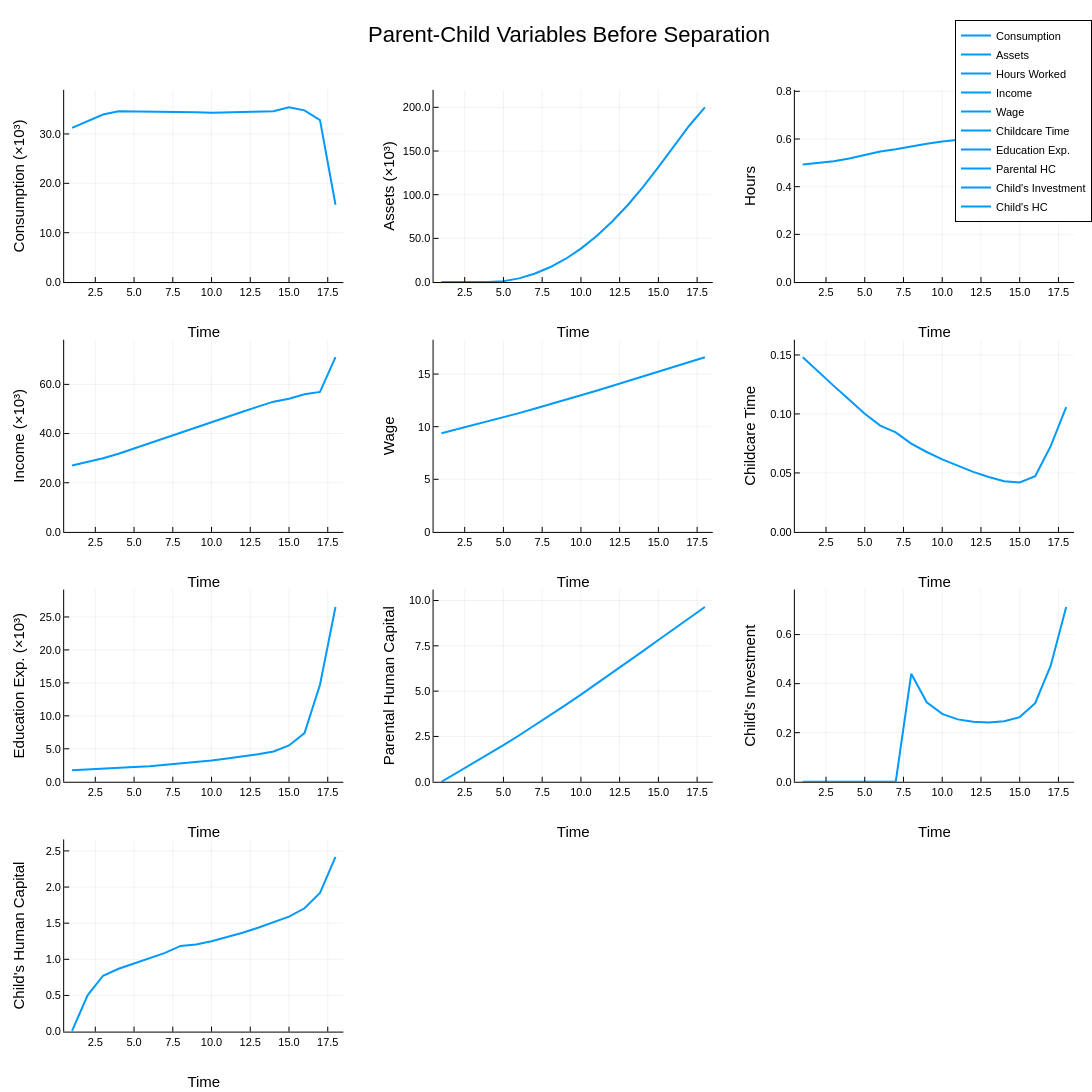

Write notebook code for a chart like this one.
### Code cell
using Plots, Statistics

# --- Extraction Function ---
function extract_all(model)
    return (
        c      = mean(model.sim_c, dims=1)[:],
        a      = mean(model.sim_a, dims=1)[:],      # length T+1
        h      = mean(model.sim_h, dims=1)[:],
        k      = mean(model.sim_k, dims=1)[:],
        t      = mean(model.sim_t, dims=1)[:],
        e      = mean(model.sim_e, dims=1)[:],
        i      = mean(model.sim_i, dims=1)[:],
        hc     = mean(model.sim_hc, dims=1)[:],     # length T+1
        income = mean(model.sim_income, dims=1)[:],
        wage   = mean(model.sim_wage, dims=1)[:]
    )
end

# --- Extract Data ---
base = extract_all(model_baseline)
T = model_baseline.T
t = 1:T                # For main period-by-period plots

# --- Scaled Variables for Plotting ---
c_plot      = base.c .* 10
a_plot      = base.a[1:T] .* 10          # align to t = 1:T
income_plot = base.income .* 10
e_plot      = base.e .* 10
hc_plot     = base.hc[1:T]               # align to t = 1:T

# --- y-axis Maximums ---
ymax_c      = maximum(c_plot) * 1.1
ymax_a      = maximum(a_plot) * 1.1
ymax_income = maximum(income_plot) * 1.1
ymax_wage   = maximum(base.wage) * 1.1
ymax_e      = maximum(e_plot) * 1.1
ymax_hc     = maximum(hc_plot) * 1.1
ymax_k      = maximum(base.k) * 1.1
ymax_h      = maximum(base.h) * 1.1
ymax_t      = maximum(base.t) * 1.1
ymax_i      = maximum(base.i) * 1.1

thousand_formatter2(y) = string(round(y; digits=2))

# --- Individual Plots ---
p1  = plot(t, c_plot, label="Consumption", lw=2, 
           xlabel="Time", ylabel="Consumption (×10³)", 
           yformatter=thousand_formatter2, ylim=(0, ymax_c))

p2  = plot(t, a_plot, label="Assets", lw=2,
           xlabel="Time", ylabel="Assets (×10³)", 
           yformatter=thousand_formatter2, ylim=(min(0, minimum(a_plot)), ymax_a))

p3  = plot(t, base.h, label="Hours Worked", lw=2, 
           xlabel="Time", ylabel="Hours", ylim=(0, ymax_h))

p4  = plot(t, base.k, label="Parental HC", lw=2, 
           xlabel="Time", ylabel="Parental Human Capital", ylim=(0, ymax_k))

p5  = plot(t, e_plot, label="Education Exp.", lw=2, 
           xlabel="Time", ylabel="Education Exp. (×10³)", 
           yformatter=thousand_formatter2, ylim=(0, ymax_e))

p6  = plot(t, hc_plot, label="Child's HC", lw=2,
           xlabel="Time", ylabel="Child's Human Capital", ylim=(0, ymax_hc))

p7  = plot(t, base.t, label="Childcare Time", lw=2, 
           xlabel="Time", ylabel="Childcare Time", ylim=(0, ymax_t))

p8  = plot(t, income_plot, label="Income", lw=2, 
           xlabel="Time", ylabel="Income (×10³)", 
           yformatter=thousand_formatter2, ylim=(0, ymax_income))

p9  = plot(t, base.wage, label="Wage", lw=2, 
           xlabel="Time", ylabel="Wage", ylim=(0, ymax_wage))

p10 = plot(t, base.i, label="Child's Investment", lw=2, 
           xlabel="Time", ylabel="Child's Investment", 
           yformatter=thousand_formatter2, ylim=(0, ymax_i))

# --- Combined Plot ---
combined_plot = plot(p1, p2, p3, p8, p9, p7, p5, p4, p10, p6,
                     layout=(4, 3),
                     size=(1200, 1200),
                     plot_title="Parent-Child Variables Before Separation",
                     titlefont=16,
                     margin=5mm)

display(combined_plot)

### Figure 1 — Plotly figure (JSON) as saved in the notebook; plotly's stock layout.template omitted (floating-point values rounded to 4 significant figures)
{"data": [{"colorbar": {"len": 0.1827, "title": "", "x": 0.3145, "y": 0.8422}, "legendgroup": "Consumption", "line": {"color": "rgba(0, 154, 250, 1.000)", "dash": "solid", "shape": "linear", "width": 2}, "mode": "lines", "name": "Consumption", "showlegend": true, "type": "scatter", "x": [1, 2, 3, 4, 5, 6, 7, 8, 9, 10, 11, 12, 13, 14, 15, 16, 17, 18], "xaxis": "x1", "y": [31.23, 32.57, 33.93, 34.59, 34.56, 34.53, 34.44, 34.53, 34.41, 34.3, 34.37, 34.45, 34.52, 34.59, 35.4, 34.79, 32.82, 15.66], "yaxis": "y1"}, {"colorbar": {"len": 0.1827, "title": "", "x": 0.6527, "y": 0.8422}, "legendgroup": "Assets", "line": {"color": "rgba(0, 154, 250, 1.000)", "dash": "solid", "shape": "linear", "width": 2}, "mode": "lines", "name": "Assets", "showlegend": true, "type": "scatter", "x": [1, 2, 3, 4, 5, 6, 7, 8, 9, 10, 11, 12, 13, 14, 15, 16, 17, 18], "xaxis": "x2", "y": [0, 1.665e-15, -0.0001676, 0.0002056, 1.033, 4.212, 9.56, 16.93, 26.4, 38.25, 52.51, 69.0, 87.67, 108.6, 131.6, 154.8, 179.2, 200.0], "yaxis": "y2"}, {"colorbar": {"len": 0.1827, "title": "", "x": 0.9836, "y": 0.8422}, "legendgroup": "Hours Worked", "line": {"color": "rgba(0, 154, 250, 1.000)", "dash": "solid", "shape": "linear", "width": 2}, "mode": "lines", "name": "Hours Worked", "showlegend": true, "type": "scatter", "x": [1, 2, 3, 4, 5, 6, 7, 8, 9, 10, 11, 12, 13, 14, 15, 16, 17, 18], "xaxis": "x3", "y": [0.4927, 0.5, 0.5071, 0.5182, 0.5338, 0.5474, 0.557, 0.5689, 0.5797, 0.5892, 0.5973, 0.6036, 0.6092, 0.6138, 0.6082, 0.6105, 0.6037, 0.7328], "yaxis": "y3"}, {"colorbar": {"len": 0.1827, "title": "", "x": 0.3145, "y": 0.6047}, "legendgroup": "Income", "line": {"color": "rgba(0, 154, 250, 1.000)", "dash": "solid", "shape": "linear", "width": 2}, "mode": "lines", "name": "Income", "showlegend": true, "type": "scatter", "x": [1, 2, 3, 4, 5, 6, 7, 8, 9, 10, 11, 12, 13, 14, 15, 16, 17, 18], "xaxis": "x4", "y": [26.98, 28.45, 29.97, 31.77, 33.94, 36.09, 38.06, 40.26, 42.47, 44.66, 46.81, 48.89, 50.95, 52.98, 54.13, 55.96, 56.94, 71.06], "yaxis": "y4"}, {"colorbar": {"len": 0.1827, "title": "", "x": 0.6527, "y": 0.6047}, "legendgroup": "Wage", "line": {"color": "rgba(0, 154, 250, 1.000)", "dash": "solid", "shape": "linear", "width": 2}, "mode": "lines", "name": "Wage", "showlegend": true, "type": "scatter", "x": [1, 2, 3, 4, 5, 6, 7, 8, 9, 10, 11, 12, 13, 14, 15, 16, 17, 18], "xaxis": "x5", "y": [9.375, 9.745, 10.12, 10.5, 10.89, 11.29, 11.7, 12.12, 12.54, 12.98, 13.42, 13.87, 14.32, 14.78, 15.24, 15.69, 16.15, 16.61], "yaxis": "y5"}, {"colorbar": {"len": 0.1827, "title": "", "x": 0.9836, "y": 0.6047}, "legendgroup": "Childcare Time", "line": {"color": "rgba(0, 154, 250, 1.000)", "dash": "solid", "shape": "linear", "width": 2}, "mode": "lines", "name": "Childcare Time", "showlegend": true, "type": "scatter", "x": [1, 2, 3, 4, 5, 6, 7, 8, 9, 10, 11, 12, 13, 14, 15, 16, 17, 18], "xaxis": "x6", "y": [0.1481, 0.1355, 0.1238, 0.112, 0.1002, 0.09014, 0.08441, 0.07483, 0.06774, 0.06145, 0.05584, 0.0509, 0.04651, 0.04298, 0.04189, 0.04726, 0.07266, 0.1057], "yaxis": "y6"}, {"colorbar": {"len": 0.1827, "title": "", "x": 0.3145, "y": 0.3672}, "legendgroup": "Education Exp.", "line": {"color": "rgba(0, 154, 250, 1.000)", "dash": "solid", "shape": "linear", "width": 2}, "mode": "lines", "name": "Education Exp.", "showlegend": true, "type": "scatter", "x": [1, 2, 3, 4, 5, 6, 7, 8, 9, 10, 11, 12, 13, 14, 15, 16, 17, 18], "xaxis": "x7", "y": [1.743, 1.885, 2.038, 2.155, 2.238, 2.34, 2.541, 2.772, 2.995, 3.242, 3.525, 3.835, 4.174, 4.595, 5.505, 7.39, 14.71, 26.51], "yaxis": "y7"}, {"colorbar": {"len": 0.1827, "title": "", "x": 0.6527, "y": 0.3672}, "legendgroup": "Parental HC", "line": {"color": "rgba(0, 154, 250, 1.000)", "dash": "solid", "shape": "linear", "width": 2}, "mode": "lines", "name": "Parental HC", "showlegend": true, "type": "scatter", "x": [1, 2, 3, 4, 5, 6, 7, 8, 9, 10, 11, 12, 13, 14, 15, 16, 17, 18], "xaxis": "x8", "y": [0, 0.4927, 0.9927, 1.5, 2.018, 2.552, 3.099, 3.656, 4.225, 4.805, 5.394, 5.991, 6.595, 7.204, 7.818, 8.426, 9.037, 9.64], "yaxis": "y8"}, {"colorbar": {"len": 0.1827, "title": "", "x": 0.9836, "y": 0.3672}, "legendgroup": "Child's Investment", "line": {"color": "rgba(0, 154, 250, 1.000)", "dash": "solid", "shape": "linear", "width": 2}, "mode": "lines", "name": "Child's Investment", "showlegend": true, "type": "scatter", "x": [1, 2, 3, 4, 5, 6, 7, 8, 9, 10, 11, 12, 13, 14, 15, 16, 17, 18], "xaxis": "x9", "y": [0, 0, 0, 0, 0, 0, 0, 0.44, 0.3241, 0.2767, 0.2543, 0.2442, 0.2419, 0.2464, 0.2635, 0.3202, 0.4732, 0.7123], "yaxis": "y9"}, {"colorbar": {"len": 0.1827, "title": "", "x": 0.3145, "y": 0.1297}, "legendgroup": "Child's HC", "line": {"color": "rgba(0, 154, 250, 1.000)", "dash": "solid", "shape": "linear", "width": 2}, "mode": "lines", "name": "Child's HC", "showlegend": true, "type": "scatter", "x": [1, 2, 3, 4, 5, 6, 7, 8, 9, 10, 11, 12, 13, 14, 15, 16, 17, 18], "xaxis": "x10", "y": [0.01, 0.5021, 0.773, 0.869, 0.9426, 1.013, 1.09, 1.186, 1.205, 1.249, 1.306, 1.369, 1.437, 1.509, 1.59, 1.706, 1.92, 2.417], "yaxis": "y10"}], "layout": {"annotations": [{"font": {"color": "rgba(0, 0, 0, 1.000)", "family": "sans-serif", "size": 22}, "rotation": 0, "showarrow": false, "text": "Parent-Child Variables Before Separation", "x": 0.5212, "xanchor": "center", "xref": "paper", "y": 1, "yanchor": "top", "yref": "paper"}], "height": 1200, "legend": {"bgcolor": "rgba(255, 255, 255, 1.000)", "bordercolor": "rgba(0, 0, 0, 1.000)", "borderwidth": 1, "font": {"color": "rgba(0, 0, 0, 1.000)", "family": "sans-serif", "size": 11}, "title": {"font": {"color": "rgba(0, 0, 0, 1.000)", "family": "sans-serif", "size": 15}, "text": ""}, "tracegroupgap": 0, "traceorder": "normal", "x": 1, "xanchor": "auto", "y": 1, "yanchor": "auto"}, "margin": {"b": 20, "l": 0, "r": 0, "t": 20}, "paper_bgcolor": "rgba(255, 255, 255, 1.000)", "plot_bgcolor": "rgba(255, 255, 255, 1.000)", "showlegend": true, "width": 1200, "xaxis1": {"anchor": "y1", "domain": [0.05877, 0.3145], "gridcolor": "rgba(0, 0, 0, 0.100)", "gridwidth": 0.5, "linecolor": "rgba(0, 0, 0, 1.000)", "mirror": false, "range": [0.49, 18.51], "showgrid": true, "showline": true, "showticklabels": true, "tickangle": 0, "tickcolor": "rgb(0, 0, 0)", "tickfont": {"color": "rgba(0, 0, 0, 1.000)", "family": "sans-serif", "size": 11}, "tickmode": "array", "ticks": "inside", "ticktext": ["2.5", "5.0", "7.5", "10.0", "12.5", "15.0", "17.5"], "tickvals": [2.5, 5, 7.5, 10, 12.5, 15, 17.5], "title": "Time", "titlefont": {"color": "rgba(0, 0, 0, 1.000)", "family": "sans-serif", "size": 15}, "type": "-", "visible": true, "zeroline": false, "zerolinecolor": "rgba(0, 0, 0, 1.000)"}, "xaxis10": {"anchor": "y10", "domain": [0.05877, 0.3145], "gridcolor": "rgba(0, 0, 0, 0.100)", "gridwidth": 0.5, "linecolor": "rgba(0, 0, 0, 1.000)", "mirror": false, "range": [0.49, 18.51], "showgrid": true, "showline": true, "showticklabels": true, "tickangle": 0, "tickcolor": "rgb(0, 0, 0)", "tickfont": {"color": "rgba(0, 0, 0, 1.000)", "family": "sans-serif", "size": 11}, "tickmode": "array", "ticks": "inside", "ticktext": ["2.5", "5.0", "7.5", "10.0", "12.5", "15.0", "17.5"], "tickvals": [2.5, 5, 7.5, 10, 12.5, 15, 17.5], "title": "Time", "titlefont": {"color": "rgba(0, 0, 0, 1.000)", "family": "sans-serif", "size": 15}, "type": "-", "visible": true, "zeroline": false, "zerolinecolor": "rgba(0, 0, 0, 1.000)"}, "xaxis11": {"anchor": "y11", "domain": [0.05877, 0.9836], "gridcolor": "rgba(0, 0, 0, 0.100)", "gridwidth": 0.5, "linecolor": "rgba(0, 0, 0, 1.000)", "mirror": false, "range": [0, 1], "showgrid": true, "showline": false, "showticklabels": true, "tickangle": 0, "tickcolor": "rgb(0, 0, 0)", "tickfont": {"color": "rgba(0, 0, 0, 1.000)", "family": "sans-serif", "size": 11}, "tickmode": "array", "ticks": "inside", "ticktext": ["0.0", "0.2", "0.4", "0.6", "0.8", "1.0"], "tickvals": [0, 0.2, 0.4, 0.6, 0.8, 1], "title": "", "titlefont": {"color": "rgba(0, 0, 0, 1.000)", "family": "sans-serif", "size": 15}, "type": "-", "visible": false, "zeroline": false, "zerolinecolor": "rgba(0, 0, 0, 1.000)"}, "xaxis2": {"anchor": "y2", "domain": [0.397, 0.6527], "gridcolor": "rgba(0, 0, 0, 0.100)", "gridwidth": 0.5, "linecolor": "rgba(0, 0, 0, 1.000)", "mirror": false, "range": [0.49, 18.51], "showgrid": true, "showline": true, "showticklabels": true, "tickangle": 0, "tickcolor": "rgb(0, 0, 0)", "tickfont": {"color": "rgba(0, 0, 0, 1.000)", "family": "sans-serif", "size": 11}, "tickmode": "array", "ticks": "inside", "ticktext": ["2.5", "5.0", "7.5", "10.0", "12.5", "15.0", "17.5"], "tickvals": [2.5, 5, 7.5, 10, 12.5, 15, 17.5], "title": "Time", "titlefont": {"color": "rgba(0, 0, 0, 1.000)", "family": "sans-serif", "size": 15}, "type": "-", "visible": true, "zeroline": false, "zerolinecolor": "rgba(0, 0, 0, 1.000)"}, "xaxis3": {"anchor": "y3", "domain": [0.7279, 0.9836], "gridcolor": "rgba(0, 0, 0, 0.100)", "gridwidth": 0.5, "linecolor": "rgba(0, 0, 0, 1.000)", "mirror": false, "range": [0.49, 18.51], "showgrid": true, "showline": true, "showticklabels": true, "tickangle": 0, "tickcolor": "rgb(0, 0, 0)", "tickfont": {"color": "rgba(0, 0, 0, 1.000)", "family": "sans-serif", "size": 11}, "tickmode": "array", "ticks": "inside", "ticktext": ["2.5", "5.0", "7.5", "10.0", "12.5", "15.0", "17.5"], "tickvals": [2.5, 5, 7.5, 10, 12.5, 15, 17.5], "title": "Time", "titlefont": {"color": "rgba(0, 0, 0, 1.000)", "family": "sans-serif", "size": 15}, "type": "-", "visible": true, "zeroline": false, "zerolinecolor": "rgba(0, 0, 0, 1.000)"}, "xaxis4": {"anchor": "y4", "domain": [0.05877, 0.3145], "gridcolor": "rgba(0, 0, 0, 0.100)", "gridwidth": 0.5, "linecolor": "rgba(0, 0, 0, 1.000)", "mirror": false, "range": [0.49, 18.51], "showgrid": true, "showline": true, "showticklabels": true, "tickangle": 0, "tickcolor": "rgb(0, 0, 0)", "tickfont": {"color": "rgba(0, 0, 0, 1.000)", "family": "sans-serif", "size": 11}, "tickmode": "array", "ticks": "inside", "ticktext": ["2.5", "5.0", "7.5", "10.0", "12.5", "15.0", "17.5"], "tickvals": [2.5, 5, 7.5, 10, 12.5, 15, 17.5], "title": "Time", "titlefont": {"color": "rgba(0, 0, 0, 1.000)", "family": "sans-serif", "size": 15}, "type": "-", "visible": true, "zeroline": false, "zerolinecolor": "rgba(0, 0, 0, 1.000)"}, "xaxis5": {"anchor": "y5", "domain": [0.397, 0.6527], "gridcolor": "rgba(0, 0, 0, 0.100)", "gridwidth": 0.5, "linecolor": "rgba(0, 0, 0, 1.000)", "mirror": false, "range": [0.49, 18.51], "showgrid": true, "showline": true, "showticklabels": true, "tickangle": 0, "tickcolor": "rgb(0, 0, 0)", "tickfont": {"color": "rgba(0, 0, 0, 1.000)", "family": "sans-serif", "size": 11}, "tickmode": "array", "ticks": "inside", "ticktext": ["2.5", "5.0", "7.5", "10.0", "12.5", "15.0", "17.5"], "tickvals": [2.5, 5, 7.5, 10, 12.5, 15, 17.5], "title": "Time", "titlefont": {"color": "rgba(0, 0, 0, 1.000)", "family": "sans-serif", "size": 15}, "type": "-", "visible": true, "zeroline": false, "zerolinecolor": "rgba(0, 0, 0, 1.000)"}, "xaxis6": {"anchor": "y6", "domain": [0.7279, 0.9836], "gridcolor": "rgba(0, 0, 0, 0.100)", "gridwidth": 0.5, "linecolor": "rgba(0, 0, 0, 1.000)", "mirror": false, "range": [0.49, 18.51], "showgrid": true, "showline": true, "showticklabels": true, "tickangle": 0, "tickcolor": "rgb(0, 0, 0)", "tickfont": {"color": "rgba(0, 0, 0, 1.000)", "family": "sans-serif", "size": 11}, "tickmode": "array", "ticks": "inside", "ticktext": ["2.5", "5.0", "7.5", "10.0", "12.5", "15.0", "17.5"], "tickvals": [2.5, 5, 7.5, 10, 12.5, 15, 17.5], "title": "Time", "titlefont": {"color": "rgba(0, 0, 0, 1.000)", "family": "sans-serif", "size": 15}, "type": "-", "visible": true, "zeroline": false, "zerolinecolor": "rgba(0, 0, 0, 1.000)"}, "xaxis7": {"anchor": "y7", "domain": [0.05877, 0.3145], "gridcolor": "rgba(0, 0, 0, 0.100)", "gridwidth": 0.5, "linecolor": "rgba(0, 0, 0, 1.000)", "mirror": false, "range": [0.49, 18.51], "showgrid": true, "showline": true, "showticklabels": true, "tickangle": 0, "tickcolor": "rgb(0, 0, 0)", "tickfont": {"color": "rgba(0, 0, 0, 1.000)", "family": "sans-serif", "size": 11}, "tickmode": "array", "ticks": "inside", "ticktext": ["2.5", "5.0", "7.5", "10.0", "12.5", "15.0", "17.5"], "tickvals": [2.5, 5, 7.5, 10, 12.5, 15, 17.5], "title": "Time", "titlefont": {"color": "rgba(0, 0, 0, 1.000)", "family": "sans-serif", "size": 15}, "type": "-", "visible": true, "zeroline": false, "zerolinecolor": "rgba(0, 0, 0, 1.000)"}, "xaxis8": {"anchor": "y8", "domain": [0.397, 0.6527], "gridcolor": "rgba(0, 0, 0, 0.100)", "gridwidth": 0.5, "linecolor": "rgba(0, 0, 0, 1.000)", "mirror": false, "range": [0.49, 18.51], "showgrid": true, "showline": true, "showticklabels": true, "tickangle": 0, "tickcolor": "rgb(0, 0, 0)", "tickfont": {"color": "rgba(0, 0, 0, 1.000)", "family": "sans-serif", "size": 11}, "tickmode": "array", "ticks": "inside", "ticktext": ["2.5", "5.0", "7.5", "10.0", "12.5", "15.0", "17.5"], "tickvals": [2.5, 5, 7.5, 10, 12.5, 15, 17.5], "title": "Time", "titlefont": {"color": "rgba(0, 0, 0, 1.000)", "family": "sans-serif", "size": 15}, "type": "-", "visible": true, "zeroline": false, "zerolinecolor": "rgba(0, 0, 0, 1.000)"}, "xaxis9": {"anchor": "y9", "domain": [0.7279, 0.9836], "gridcolor": "rgba(0, 0, 0, 0.100)", "gridwidth": 0.5, "linecolor": "rgba(0, 0, 0, 1.000)", "mirror": false, "range": [0.49, 18.51], "showgrid": true, "showline": true, "showticklabels": true, "tickangle": 0, "tickcolor": "rgb(0, 0, 0)", "tickfont": {"color": "rgba(0, 0, 0, 1.000)", "family": "sans-serif", "size": 11}, "tickmode": "array", "ticks": "inside", "ticktext": ["2.5", "5.0", "7.5", "10.0", "12.5", "15.0", "17.5"], "tickvals": [2.5, 5, 7.5, 10, 12.5, 15, 17.5], "title": "Time", "titlefont": {"color": "rgba(0, 0, 0, 1.000)", "family": "sans-serif", "size": 15}, "type": "-", "visible": true, "zeroline": false, "zerolinecolor": "rgba(0, 0, 0, 1.000)"}, "yaxis1": {"anchor": "x1", "domain": [0.7509, 0.9336], "gridcolor": "rgba(0, 0, 0, 0.100)", "gridwidth": 0.5, "linecolor": "rgba(0, 0, 0, 1.000)", "mirror": false, "range": [0, 38.94], "showgrid": true, "showline": true, "showticklabels": true, "tickangle": 0, "tickcolor": "rgb(0, 0, 0)", "tickfont": {"color": "rgba(0, 0, 0, 1.000)", "family": "sans-serif", "size": 11}, "tickmode": "array", "ticks": "inside", "ticktext": ["0.0", "10.0", "20.0", "30.0"], "tickvals": [0, 10, 20, 30], "title": "Consumption (×10³)", "titlefont": {"color": "rgba(0, 0, 0, 1.000)", "family": "sans-serif", "size": 15}, "type": "-", "visible": true, "zeroline": false, "zerolinecolor": "rgba(0, 0, 0, 1.000)"}, "yaxis10": {"anchor": "x10", "domain": [0.03839, 0.2211], "gridcolor": "rgba(0, 0, 0, 0.100)", "gridwidth": 0.5, "linecolor": "rgba(0, 0, 0, 1.000)", "mirror": false, "range": [0, 2.659], "showgrid": true, "showline": true, "showticklabels": true, "tickangle": 0, "tickcolor": "rgb(0, 0, 0)", "tickfont": {"color": "rgba(0, 0, 0, 1.000)", "family": "sans-serif", "size": 11}, "tickmode": "array", "ticks": "inside", "ticktext": ["0.0", "0.5", "1.0", "1.5", "2.0", "2.5"], "tickvals": [0, 0.5, 1, 1.5, 2, 2.5], "title": "Child's Human Capital", "titlefont": {"color": "rgba(0, 0, 0, 1.000)", "family": "sans-serif", "size": 15}, "type": "-", "visible": true, "zeroline": false, "zerolinecolor": "rgba(0, 0, 0, 1.000)"}, "yaxis11": {"anchor": "x11", "domain": [0.95, 1], "gridcolor": "rgba(0, 0, 0, 0.100)", "gridwidth": 0.5, "linecolor": "rgba(0, 0, 0, 1.000)", "mirror": false, "range": [0, 1], "showgrid": true, "showline": false, "showticklabels": true, "tickangle": 0, "tickcolor": "rgb(0, 0, 0)", "tickfont": {"color": "rgba(0, 0, 0, 1.000)", "family": "sans-serif", "size": 11}, "tickmode": "array", "ticks": "inside", "ticktext": ["0.0", "0.2", "0.4", "0.6", "0.8", "1.0"], "tickvals": [0, 0.2, 0.4, 0.6, 0.8, 1], "title": "", "titlefont": {"color": "rgba(0, 0, 0, 1.000)", "family": "sans-serif", "size": 15}, "type": "-", "visible": false, "zeroline": false, "zerolinecolor": "rgba(0, 0, 0, 1.000)"}, "yaxis2": {"anchor": "x2", "domain": [0.7509, 0.9336], "gridcolor": "rgba(0, 0, 0, 0.100)", "gridwidth": 0.5, "linecolor": "rgba(0, 0, 0, 1.000)", "mirror": false, "range": [-0.0001676, 220.0], "showgrid": true, "showline": true, "showticklabels": true, "tickangle": 0, "tickcolor": "rgb(0, 0, 0)", "tickfont": {"color": "rgba(0, 0, 0, 1.000)", "family": "sans-serif", "size": 11}, "tickmode": "array", "ticks": "inside", "ticktext": ["0.0", "50.0", "100.0", "150.0", "200.0"], "tickvals": [0, 50, 100, 150, 200], "title": "Assets (×10³)", "titlefont": {"color": "rgba(0, 0, 0, 1.000)", "family": "sans-serif", "size": 15}, "type": "-", "visible": true, "zeroline": false, "zerolinecolor": "rgba(0, 0, 0, 1.000)"}, "yaxis3": {"anchor": "x3", "domain": [0.7509, 0.9336], "gridcolor": "rgba(0, 0, 0, 0.100)", "gridwidth": 0.5, "linecolor": "rgba(0, 0, 0, 1.000)", "mirror": false, "range": [0, 0.8061], "showgrid": true, "showline": true, "showticklabels": true, "tickangle": 0, "tickcolor": "rgb(0, 0, 0)", "tickfont": {"color": "rgba(0, 0, 0, 1.000)", "family": "sans-serif", "size": 11}, "tickmode": "array", "ticks": "inside", "ticktext": ["0.0", "0.2", "0.4", "0.6", "0.8"], "tickvals": [0, 0.2, 0.4, 0.6, 0.8], "title": "Hours", "titlefont": {"color": "rgba(0, 0, 0, 1.000)", "family": "sans-serif", "size": 15}, "type": "-", "visible": true, "zeroline": false, "zerolinecolor": "rgba(0, 0, 0, 1.000)"}, "yaxis4": {"anchor": "x4", "domain": [0.5134, 0.6961], "gridcolor": "rgba(0, 0, 0, 0.100)", "gridwidth": 0.5, "linecolor": "rgba(0, 0, 0, 1.000)", "mirror": false, "range": [0, 78.17], "showgrid": true, "showline": true, "showticklabels": true, "tickangle": 0, "tickcolor": "rgb(0, 0, 0)", "tickfont": {"color": "rgba(0, 0, 0, 1.000)", "family": "sans-serif", "size": 11}, "tickmode": "array", "ticks": "inside", "ticktext": ["0.0", "20.0", "40.0", "60.0"], "tickvals": [0, 20, 40, 60], "title": "Income (×10³)", "titlefont": {"color": "rgba(0, 0, 0, 1.000)", "family": "sans-serif", "size": 15}, "type": "-", "visible": true, "zeroline": false, "zerolinecolor": "rgba(0, 0, 0, 1.000)"}, "yaxis5": {"anchor": "x5", "domain": [0.5134, 0.6961], "gridcolor": "rgba(0, 0, 0, 0.100)", "gridwidth": 0.5, "linecolor": "rgba(0, 0, 0, 1.000)", "mirror": false, "range": [0, 18.27], "showgrid": true, "showline": true, "showticklabels": true, "tickangle": 0, "tickcolor": "rgb(0, 0, 0)", "tickfont": {"color": "rgba(0, 0, 0, 1.000)", "family": "sans-serif", "size": 11}, "tickmode": "array", "ticks": "inside", "ticktext": ["0", "5", "10", "15"], "tickvals": [0, 5, 10, 15], "title": "Wage", "titlefont": {"color": "rgba(0, 0, 0, 1.000)", "family": "sans-serif", "size": 15}, "type": "-", "visible": true, "zeroline": false, "zerolinecolor": "rgba(0, 0, 0, 1.000)"}, "yaxis6": {"anchor": "x6", "domain": [0.5134, 0.6961], "gridcolor": "rgba(0, 0, 0, 0.100)", "gridwidth": 0.5, "linecolor": "rgba(0, 0, 0, 1.000)", "mirror": false, "range": [0, 0.1629], "showgrid": true, "showline": true, "showticklabels": true, "tickangle": 0, "tickcolor": "rgb(0, 0, 0)", "tickfont": {"color": "rgba(0, 0, 0, 1.000)", "family": "sans-serif", "size": 11}, "tickmode": "array", "ticks": "inside", "ticktext": ["0.00", "0.05", "0.10", "0.15"], "tickvals": [0, 0.05, 0.1, 0.15], "title": "Childcare Time", "titlefont": {"color": "rgba(0, 0, 0, 1.000)", "family": "sans-serif", "size": 15}, "type": "-", "visible": true, "zeroline": false, "zerolinecolor": "rgba(0, 0, 0, 1.000)"}, "yaxis7": {"anchor": "x7", "domain": [0.2759, 0.4586], "gridcolor": "rgba(0, 0, 0, 0.100)", "gridwidth": 0.5, "linecolor": "rgba(0, 0, 0, 1.000)", "mirror": false, "range": [0, 29.16], "showgrid": true, "showline": true, "showticklabels": true, "tickangle": 0, "tickcolor": "rgb(0, 0, 0)", "tickfont": {"color": "rgba(0, 0, 0, 1.000)", "family": "sans-serif", "size": 11}, "tickmode": "array", "ticks": "inside", "ticktext": ["0.0", "5.0", "10.0", "15.0", "20.0", "25.0"], "tickvals": [0, 5, 10, 15, 20, 25], "title": "Education Exp. (×10³)", "titlefont": {"color": "rgba(0, 0, 0, 1.000)", "family": "sans-serif", "size": 15}, "type": "-", "visible": true, "zeroline": false, "zerolinecolor": "rgba(0, 0, 0, 1.000)"}, "yaxis8": {"anchor": "x8", "domain": [0.2759, 0.4586], "gridcolor": "rgba(0, 0, 0, 0.100)", "gridwidth": 0.5, "linecolor": "rgba(0, 0, 0, 1.000)", "mirror": false, "range": [0, 10.6], "showgrid": true, "showline": true, "showticklabels": true, "tickangle": 0, "tickcolor": "rgb(0, 0, 0)", "tickfont": {"color": "rgba(0, 0, 0, 1.000)", "family": "sans-serif", "size": 11}, "tickmode": "array", "ticks": "inside", "ticktext": ["0.0", "2.5", "5.0", "7.5", "10.0"], "tickvals": [0, 2.5, 5, 7.5, 10], "title": "Parental Human Capital", "titlefont": {"color": "rgba(0, 0, 0, 1.000)", "family": "sans-serif", "size": 15}, "type": "-", "visible": true, "zeroline": false, "zerolinecolor": "rgba(0, 0, 0, 1.000)"}, "yaxis9": {"anchor": "x9", "domain": [0.2759, 0.4586], "gridcolor": "rgba(0, 0, 0, 0.100)", "gridwidth": 0.5, "linecolor": "rgba(0, 0, 0, 1.000)", "mirror": false, "range": [0, 0.7835], "showgrid": true, "showline": true, "showticklabels": true, "tickangle": 0, "tickcolor": "rgb(0, 0, 0)", "tickfont": {"color": "rgba(0, 0, 0, 1.000)", "family": "sans-serif", "size": 11}, "tickmode": "array", "ticks": "inside", "ticktext": ["0.0", "0.2", "0.4", "0.6"], "tickvals": [0, 0.2, 0.4, 0.6], "title": "Child's Investment", "titlefont": {"color": "rgba(0, 0, 0, 1.000)", "family": "sans-serif", "size": 15}, "type": "-", "visible": true, "zeroline": false, "zerolinecolor": "rgba(0, 0, 0, 1.000)"}}}
